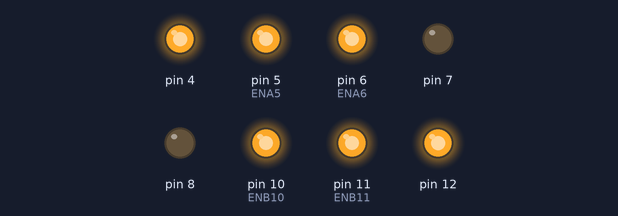
This sketch was run on a simulated Arduino Uno, built with avr-gcc and run on an emulated ATmega328P. On the bench: output pins drawn as LEDs (lit = HIGH).

Above: at 0.05 s.
At 3.75 s:
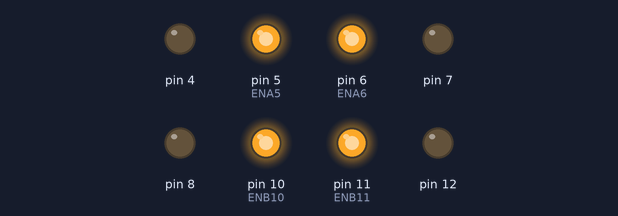
At 7.5 s:
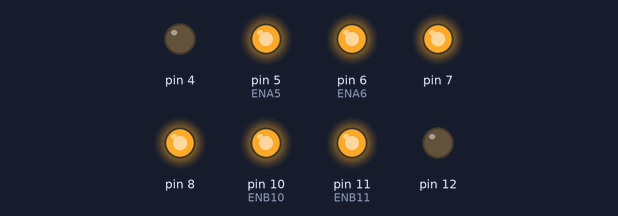
At 12.05 s:
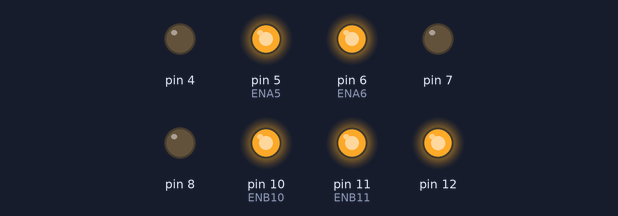
At 14.95 s:
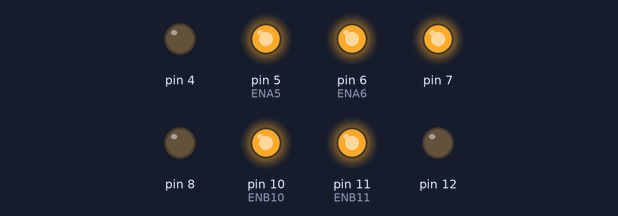
Timing chart, 0 to 17.3 s (numbered marks = the images above):
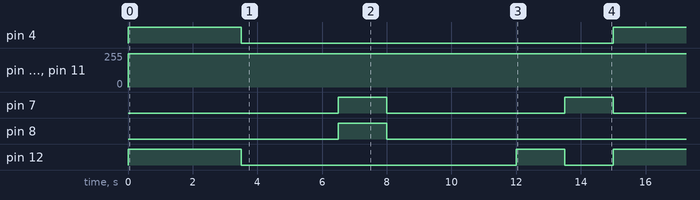

The sketch:

Asolole.ino
```cpp
int ENB10 = 10;
int ENB11 = 11;


int ENA5 = 5;
int ENA6 = 6;
void setup() {
  // initialize digital pin LED_BUILTIN as an output.
  pinMode(7, OUTPUT);
  pinMode(4, OUTPUT);
  pinMode(8, OUTPUT);
  pinMode(12, OUTPUT);
  pinMode(ENB10, OUTPUT);
  pinMode(ENB11, OUTPUT);
  pinMode(ENA5, OUTPUT);
  pinMode(ENA6, OUTPUT);

}

// the loop function runs over and over again forever
void loop() {
//Kecepatannya dalam PWM jancuk
analogWrite(ENB10, 250);
analogWrite(ENB11, 250);
analogWrite(ENA5, 250);
analogWrite(ENA6, 250);

//majunya
  digitalWrite(7, LOW);   // turn the LED on (HIGH is the voltage level)
  digitalWrite(4, HIGH);
  digitalWrite(8, LOW);
  digitalWrite(12, HIGH);
   delay(3500);


  //STOP atau BERHENTI
  digitalWrite(8, LOW);
  digitalWrite(12, LOW);
  digitalWrite(7, LOW);   // turn the LED on (HIGH is the voltage level)
  digitalWrite(4, LOW);    // turn the LED off by making the voltage LOW
  delay(3000);// wait for a second


  //MUNDUR
  digitalWrite(7, HIGH);   // turn the LED on (HIGH is the voltage level)
  digitalWrite(4, LOW);    // turn the LED off by making the voltage LOW
  digitalWrite(8, HIGH);
  digitalWrite(12, LOW);
  delay(1500);


//STOP LAGI
  digitalWrite(8, LOW);
  digitalWrite(12, LOW);
  digitalWrite(7, LOW);   // turn the LED on (HIGH is the voltage level)
  digitalWrite(4, LOW);    // turn the LED off by making the voltage LOW
  delay(4000);

  //BELOK
  digitalWrite(8, LOW);
  digitalWrite(12, HIGH);
  digitalWrite(7, LOW);   // turn the LED on (HIGH is the voltage level)
  digitalWrite(4, LOW);
  delay(1500);


  //BELOK
  digitalWrite(8, LOW);
  digitalWrite(12, LOW);
  digitalWrite(7, HIGH);   // turn the LED on (HIGH is the voltage level)
  digitalWrite(4, LOW);
  delay(1500);
}
```

Measured:
- by itself, pin 4: alternates HIGH for 3.5 s and LOW for 11.5 s
- by itself, pin 5 (ENA5), pin 6 (ENA6), pin 10 (ENB10), pin 11 (ENB11): 0/255 → 250/255 at 0.00 s
- by itself, pin 7: repeats every 15.0 s: LOW 5.5 s, HIGH 1.5 s, LOW 6.5 s, HIGH 1.5 s
- by itself, pin 8: alternates HIGH for 1.5 s and LOW for 13.5 s
- by itself, pin 12: repeats every 15.0 s: LOW 8.5 s, HIGH 1.5 s, LOW 1.5 s, HIGH 3.5 s
